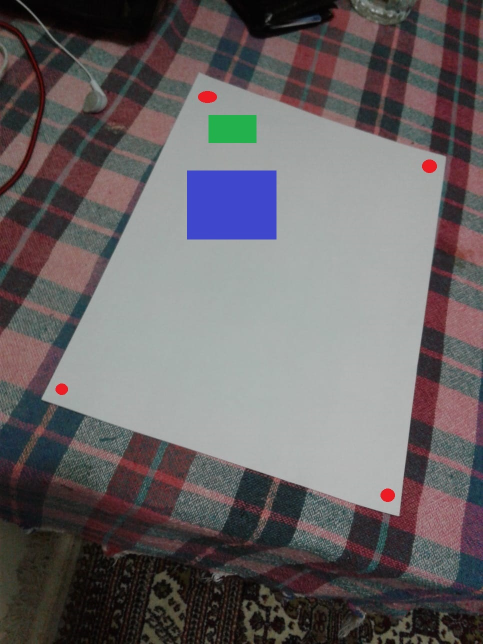
#> input picture 22.jpg, 966 x 1288 px (shown at 1/2 size)
$ python negative.py
#> lines starting #> are read from the running program, lines starting #| are printed output that depends on the picture; after the words box and inside, x2 and y2 are one past the last pixel; in counts of white or black regions, pixels touching at a corner belong together
from os import sys, path
sys.path.append(path.dirname(path.dirname(path.abspath(__file__))))

import math
import copy
import numpy as np
import cv2
from collections import Counter


def roundto(number):
    floatPart = number - int(number)
    if floatPart >= 0.5:
        return int(number) + 1
    return int(number)


def line_intersection(line1, line2):
    xdiff = (line1[0][0] - line1[1][0], line2[0][0] - line2[1][0])
    ydiff = (line1[0][1] - line1[1][1], line2[0][1] - line2[1][1])

    def det(a, b):
        return a[0] * b[1] - a[1] * b[0]

    div = det(xdiff, ydiff)
    if div == 0:
        raise Exception('lines do not intersect')

    d = (det(*line1), det(*line2))
    x = det(d, xdiff) / div
    y = det(d, ydiff) / div
    return x, y


def color_from_rgb(r, g, b):
    if r < 100 and g < 100 and b > 125:
        return "blue"
    if r < 100 and g > 125 and b < 100:
        return "green"
    if r > 120 and g < 100 and b < 100:
        return "red"
    if r > 120 and g > 120 and b > 120:
        return "white"


def player_decision(r, g, b):
    if color_from_rgb(r, g, b) == "green":
        return 1
    if color_from_rgb(r, g, b) == "blue":
        return 2
    if color_from_rgb(r, g, b) == "white":
        return 0
    return -1


showPointDots = False
showCornerPoints = True
showIndexNumbers = False
showCenterDots = True
drawGridLines = True
showBorders = True
showIntersectionPoints = False

# load the image
image = cv2.imread("22.jpg", 1)
#> image is the input picture: shape (1288, 966, 3); mean B, G, R 100.8, 99, 104.1
# image = cv2.imread("1_dot.jpg", 1)
image = cv2.resize(image, (800, 1000))
#> image: shape (1000, 800, 3)
image_original = copy.copy(image)
# white color boundaries (R,B and G)
lower = [120, 120, 120]
upper = [255, 255, 255]

# create NumPy arrays from the boundaries
lower = np.array(lower, dtype="uint8")
upper = np.array(upper, dtype="uint8")

# find the colors within the specified boundaries and apply the mask
mask = cv2.inRange(image, lower, upper)
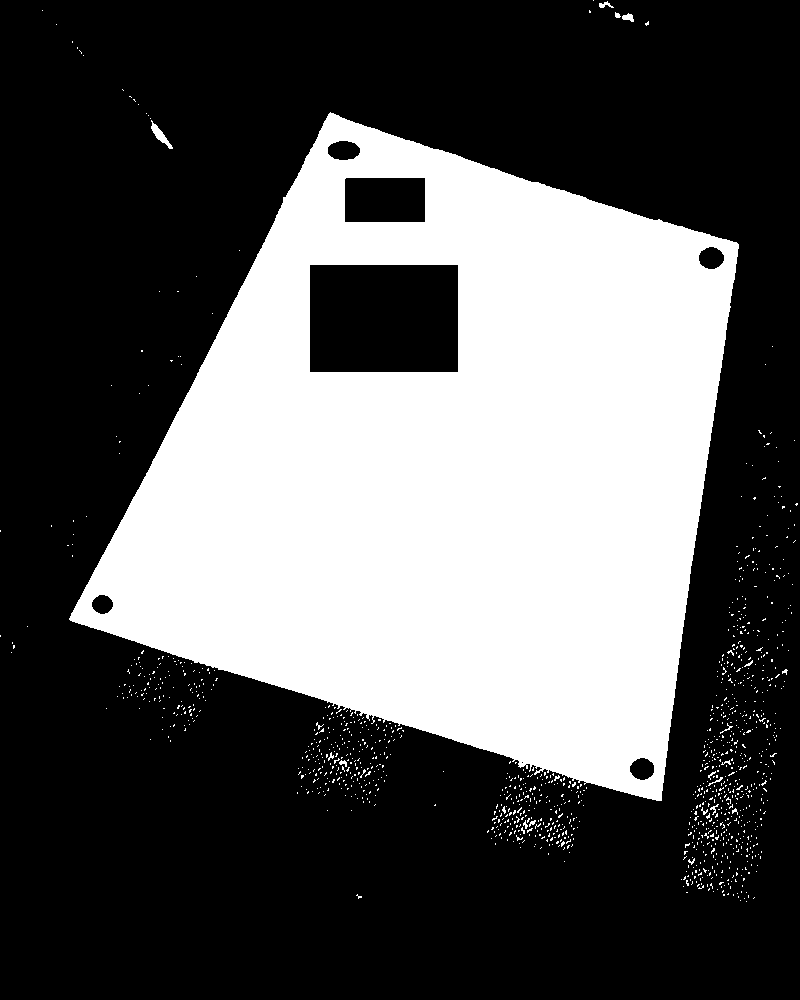
#> mask: shape (1000, 800); 34.5% white; 1235 white regions (1217 under 20 px), largest, box (x1, y1, x2, y2) and area: (69, 112, 739, 801) 271802, (151, 120, 173, 149) 190, (622, 13, 634, 22) 67
output = cv2.bitwise_and(image, image, mask=mask)
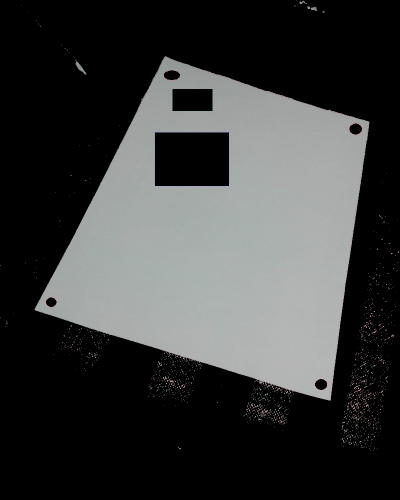
#> output: shape (1000, 800, 3) (shown at 1/2 size); mean B, G, R 58.8, 59.3, 57.9

# cv2.imshow("mask",output)

ret, thresh = cv2.threshold(mask, 127, 255, 0)
thresh = cv2.medianBlur(thresh, 11)
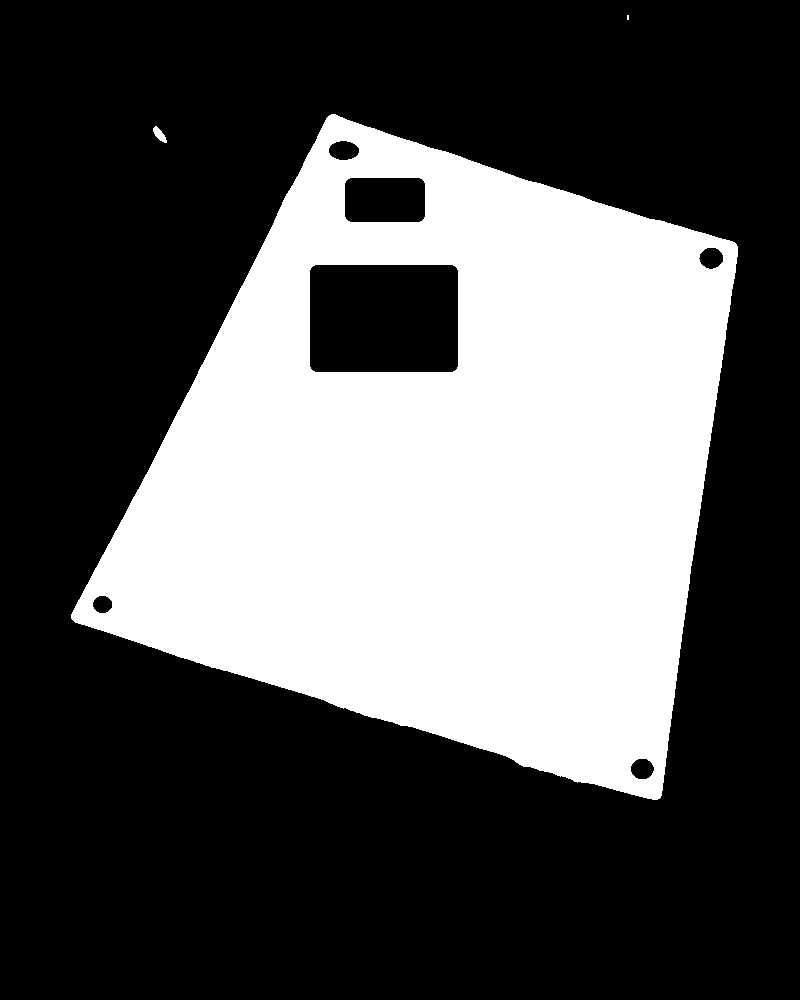
#> thresh: shape (1000, 800); 34% white; 3 white regions (1 under 20 px)

# cv2.imshow("", thresh)
contours, hierarchy = cv2.findContours(thresh, cv2.RETR_EXTERNAL, cv2.CHAIN_APPROX_NONE)
#> contours = 3 contours, 1 with area under 20; largest, box (x1, y1, x2, y2) and area: (71, 114, 738, 800) 291843, (153, 126, 167, 143) 100

intersectionPoints = []
boxes = []

if len(contours) != 0:
    # draw in blue the contours that were founded
    c = max(contours, key=cv2.contourArea)
#> c = contour of 2052 points, box (x1, y1, x2, y2) (71, 114, 738, 800), area 291843

    # get corner points
    epsilon = 0.1 * cv2.arcLength(c, True)
#> epsilon = 232.4
    approx = cv2.approxPolyDP(c, epsilon, True)
#> approx = [[331, 114], [71, 618], [657, 799], [737, 246]]
    # print(approx)

    cornerPoint1 = (approx[0][0][0], approx[0][0][1])
#> cornerPoint1 = (331, 114)
    cornerPoint2 = (approx[1][0][0], approx[1][0][1])
#> cornerPoint2 = (71, 618)
    cornerPoint3 = (approx[3][0][0], approx[3][0][1])
#> cornerPoint3 = (737, 246)
    cornerPoint4 = (approx[2][0][0], approx[2][0][1])
#> cornerPoint4 = (657, 799)

    # persfektif görünüş
    pts1 = np.float32([cornerPoint1, cornerPoint2, cornerPoint3, cornerPoint4])
#> pts1 = [[331, 114], [71, 618], [737, 246], [657, 799]]
    pts2 = np.float32([[0, 0], [500, 0], [0, 600], [500, 600]])
    matrix = cv2.getPerspectiveTransform(pts1, pts2)
#> matrix = [[-0.396, 1.22, -7.78], [1.25, 0.643, -485.6], [-0.000266, 0.000732, 1]]
    perspective = cv2.warpPerspective(image, matrix, (500, 600))
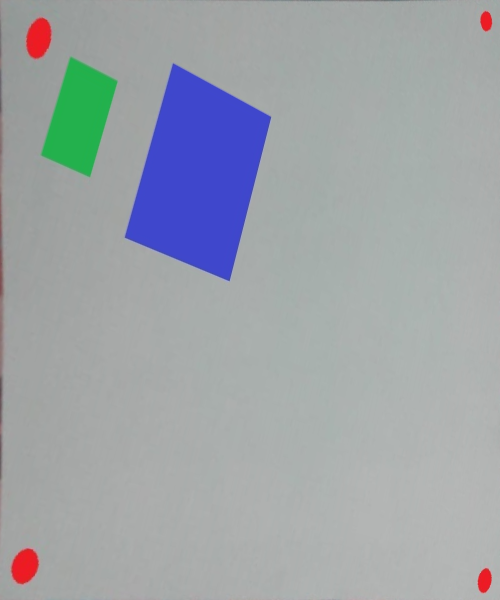
#> perspective: shape (600, 500, 3); mean B, G, R 169.3, 163.7, 158.4

    cv2.imshow("Orginal perspective", perspective)

    cv2.line(image, cornerPoint1, cornerPoint4, 255, 2)
    cv2.line(image, cornerPoint3, cornerPoint2, 255, 2)

    pieceX = abs(roundto((cornerPoint1[0] - cornerPoint4[0]) / 100))
#> in roundto, `floatPart = number - int(number)`: floatPart = -0.26
#> pieceX = 3
    pieceY = abs(roundto((cornerPoint1[1] - cornerPoint4[1]) / 100))
#> pieceY = 6
    print("PieceX ", pieceX)
#| PieceX  3

    newCornerPoint1 = (0, 0)
    prevColor = None
    for iteration in range(0, 101, 1):
        dot = (cornerPoint1[0] + iteration * pieceX, cornerPoint1[1] + iteration * pieceY)
        color = image_original[dot[1], dot[0]]

        curColor = color_from_rgb(color[2], color[1], color[0])

        if prevColor == "red" and curColor == "white":
            newCornerPoint1 = dot
            break

        prevColor = curColor

        print(str(iteration) + "=>" + str(curColor) + "=>" + str(dot))

        cv2.circle(image, dot, 1, (255, 0, 0), -1)
        cv2.putText(image, str(iteration), dot, cv2.FONT_HERSHEY_SIMPLEX, 0.3, (0, 0, 0), 1)
#> this loop made 9 passes
#> (color, curColor, newCornerPoint1) on pass 9: ([155, 156, 152], 'white', (355, 162))
#> (printed output is left out)
#> image: shape (1000, 800, 3); mean B, G, R 101.2, 98.1, 103.2

    # Corner 2
    pieceX = abs(roundto((cornerPoint2[0] - cornerPoint3[0]) / 100))
#> pieceX = 6
    pieceY = abs(roundto((cornerPoint2[1] - cornerPoint3[1]) / 100))
#> pieceY = 4
    print("PieceX ", pieceX)
#| PieceX  6

    newCornerPoint2 = (0, 0)
    prevColor = None
    for iteration in range(0, 101, 1):
        dot = (cornerPoint2[0] + iteration * pieceX, cornerPoint2[1] - iteration * pieceY)
        color = image_original[dot[1], dot[0]]

        curColor = color_from_rgb(color[2], color[1], color[0])

        if prevColor == "red" and curColor == "white":
            newCornerPoint2 = dot
            break

        prevColor = curColor

        print(str(iteration) + "=>" + str(curColor) + "=>" + str(dot))

        cv2.circle(image, dot, 1, (255, 0, 0), -1)
        cv2.putText(image, str(iteration), dot, cv2.FONT_HERSHEY_SIMPLEX, 0.3, (0, 0, 0), 1)
#> this loop made 7 passes
#> (color, curColor, newCornerPoint2) on pass 7: ([168, 166, 172], 'white', (107, 594))
#> (printed output is left out)
#> image: shape (1000, 800, 3); mean B, G, R 101.2, 98.1, 103.2

    pieceX = abs(roundto((cornerPoint3[0] - cornerPoint2[0]) / 100))
#> pieceX = 7
    pieceY = abs(roundto((cornerPoint3[1] - cornerPoint2[1]) / 100))
#> pieceY = 3
    print("PieceX ", pieceX)
#| PieceX  7

    newCornerPoint3 = (0, 0)
    prevColor = None
    for iteration in range(0, 101, 1):
        dot = (cornerPoint3[0] - iteration * pieceX, cornerPoint3[1] + iteration * pieceY)
        color = image_original[dot[1], dot[0]]

        curColor = color_from_rgb(color[2], color[1], color[0])

        if prevColor == "red" and curColor == "white":
            newCornerPoint3 = dot
            break

        prevColor = curColor

        print(str(iteration) + "=>" + str(curColor) + "=>" + str(dot))

        cv2.circle(image, dot, 1, (255, 0, 0), -1)
        cv2.putText(image, str(iteration), dot, cv2.FONT_HERSHEY_SIMPLEX, 0.3, (0, 0, 0), 1)
#> this loop made 7 passes
#> (color, curColor, newCornerPoint3) on pass 7: ([164, 169, 163], 'white', (695, 264))
#> (printed output is left out)
#> image: shape (1000, 800, 3); mean B, G, R 101.2, 98.1, 103.2

    # Corner 4
    pieceX = abs(roundto((cornerPoint4[0] - cornerPoint1[0]) / 100))
#> pieceX = 3
    pieceY = abs(roundto((cornerPoint4[1] - cornerPoint1[1]) / 100))
#> pieceY = 7
    print("PieceX ", pieceX)
#| PieceX  3

    newCornerPoint4 = (0, 0)
    prevColor = None
    for iteration in range(0, 101, 1):
        dot = (cornerPoint4[0] - iteration * pieceX, cornerPoint4[1] - iteration * pieceY)
        color = image_original[dot[1], dot[0]]

        curColor = color_from_rgb(color[2], color[1], color[0])

        if prevColor == "red" and curColor == "white":
            newCornerPoint4 = dot
            break

        prevColor = curColor

        print(str(iteration) + "=>" + str(curColor) + "=>" + str(dot))

        cv2.circle(image, dot, 1, (255, 0, 0), -1)
        cv2.putText(image, str(iteration), dot, cv2.FONT_HERSHEY_SIMPLEX, 0.3, (0, 0, 0), 1)
#> this loop made 7 passes
#> (color, curColor, newCornerPoint4) on pass 7: ([175, 173, 197], 'white', (639, 757))
#> (printed output is left out)
#> image: shape (1000, 800, 3); mean B, G, R 101.1, 98.1, 103.1

    # [8 lines of commented-out code are left out]

    cornerPoint1 = newCornerPoint1
#> cornerPoint1 = (355, 162)
    cornerPoint2 = newCornerPoint2
#> cornerPoint2 = (107, 594)
    cornerPoint3 = newCornerPoint3
#> cornerPoint3 = (695, 264)
    cornerPoint4 = newCornerPoint4
#> cornerPoint4 = (639, 757)

    if showCornerPoints:
        cv2.circle(image, cornerPoint1, 5, (0, 0, 255), -1)
#> image: shape (1000, 800, 3); mean B, G, R 101.1, 98.1, 103.2
        cv2.circle(image, cornerPoint2, 5, (0, 0, 255), -1)
#> image: shape (1000, 800, 3); mean B, G, R 101.1, 98.1, 103.2
        cv2.circle(image, cornerPoint3, 5, (0, 0, 255), -1)
        cv2.circle(image, cornerPoint4, 5, (0, 0, 255), -1)
#> image: shape (1000, 800, 3); mean B, G, R 101.1, 98, 103.2

    if showBorders:
        cv2.line(image, cornerPoint1, cornerPoint2, 255, 2)
        cv2.line(image, cornerPoint3, cornerPoint4, 255, 2)
        cv2.line(image, cornerPoint1, cornerPoint3, 255, 2)
        cv2.line(image, cornerPoint2, cornerPoint4, 255, 2)

    topLen = int(
        math.sqrt(abs(math.pow(cornerPoint1[0] - cornerPoint3[0], 2) - math.pow(cornerPoint1[1] - cornerPoint3[1], 2))))
#> topLen = 324
    bottomLen = int(
        math.sqrt(abs(math.pow(cornerPoint2[0] - cornerPoint4[0], 2) - math.pow(cornerPoint2[1] - cornerPoint4[1], 2))))
#> bottomLen = 506
    leftLen = int(
        math.sqrt(abs(math.pow(cornerPoint1[0] - cornerPoint2[0], 2) - math.pow(cornerPoint1[1] - cornerPoint2[1], 2))))
#> leftLen = 353
    rightLen = int(
        math.sqrt(abs(math.pow(cornerPoint3[0] - cornerPoint4[0], 2) - math.pow(cornerPoint3[1] - cornerPoint4[1], 2))))
#> rightLen = 489

    print("topLen = " + str(topLen) + ", bottomLen = " + str(bottomLen) + ", leftLen = " + str(
        leftLen) + ", rightLen = " + str(rightLen))
#| topLen = 324, bottomLen = 506, leftLen = 353, rightLen = 489

    topPieceLenX = roundto((cornerPoint3[0] - cornerPoint1[0]) / 15)
#> topPieceLenX = 23
    topPieceLenY = roundto((cornerPoint3[1] - cornerPoint1[1]) / 15)
#> topPieceLenY = 7

    bottomPieceLenX = roundto((cornerPoint4[0] - cornerPoint2[0]) / 15)
#> bottomPieceLenX = 35
    bottomPieceLenY = roundto((cornerPoint4[1] - cornerPoint2[1]) / 15)
#> bottomPieceLenY = 11

    leftPieceLenX = roundto((cornerPoint2[0] - cornerPoint1[0]) / 15)
#> leftPieceLenX = -16
    leftPieceLenY = roundto((cornerPoint2[1] - cornerPoint1[1]) / 15)
#> leftPieceLenY = 29

    rightPieceLenX = roundto((cornerPoint4[0] - cornerPoint3[0]) / 15)
#> rightPieceLenX = -3
    rightPieceLenY = roundto((cornerPoint4[1] - cornerPoint3[1]) / 15)
#> rightPieceLenY = 33

    for yrow in range(0, 16, 1):
        pointDotTop = (cornerPoint1[0] + yrow * topPieceLenX, cornerPoint1[1] + yrow * topPieceLenY)
        intersectionPoints.append(pointDotTop)
        if showIndexNumbers:
            cv2.circle(image, pointDotTop, 1, (255, 0, 0), -1)
#> this loop made 16 passes
#> pointDotTop on passes 1 to 8: (355, 162), (378, 169), (401, 176), (424, 183), (447, 190), (470, 197), (493, 204), (516, 211)
#> after the loop, intersectionPoints = [(355, 162), (378, 169), (401, 176), (424, 183), (447, 190), (470, 197), (493, 204), (516, 211), (539, 218), (562, 225), (585, 232), (608, 239), (631, 246), (654, 253), (677, 260), (700, 267)]

    for xrow in range(1, 16, 1):
        # print(i)
        pointDotLeft = (cornerPoint1[0] + xrow * leftPieceLenX, cornerPoint1[1] + xrow * leftPieceLenY)
        pointDotRight = (cornerPoint3[0] + xrow * rightPieceLenX, cornerPoint3[1] + xrow * rightPieceLenY)

        intersectionPoints.append(pointDotLeft)

        if showPointDots:
            cv2.circle(image, pointDotLeft, 1, (255, 0, 0), -1)

        for yrow in range(1, 15, 1):
            pointDotTop = (cornerPoint1[0] + yrow * topPieceLenX, cornerPoint1[1] + yrow * topPieceLenY)
            pointDotBottom = (cornerPoint2[0] + yrow * bottomPieceLenX, cornerPoint2[1] + yrow * bottomPieceLenY)

            # print(pointDotTop, pointDotBottom)
            if drawGridLines:
                cv2.line(image, pointDotTop, pointDotBottom, 255, 1)
                cv2.line(image, pointDotLeft, pointDotRight, 255, 1)

            if showPointDots:
                cv2.circle(image, pointDotTop, 1, (0, 0, 255), -1)
                cv2.circle(image, pointDotBottom, 1, (0, 0, 255), -1)
                cv2.circle(image, pointDotLeft, 1, (0, 0, 255), -1)
                cv2.circle(image, pointDotRight, 1, (0, 0, 255), -1)

            x, y = line_intersection((pointDotTop, pointDotBottom), (pointDotLeft, pointDotRight))
            intersectionPoints.append((roundto(x), roundto(y)))
            if showIntersectionPoints:
                cv2.circle(image, (roundto(x), roundto(y)), 1, (255, 0, 0), -1)
            # print(x, y)

        intersectionPoints.append(pointDotRight)
        if showPointDots:
            cv2.circle(image, pointDotRight, 1, (255, 0, 0), -1)
#> this loop made 15 passes
#> (pointDotLeft, pointDotRight) on passes 1 to 8: ((339, 191), (692, 297)), ((323, 220), (689, 330)), ((307, 249), (686, 363)), ((291, 278), (683, 396)), ((275, 307), (680, 429)), ((259, 336), (677, 462)), ((243, 365), (674, 495)), ((227, 394), (671, 528))
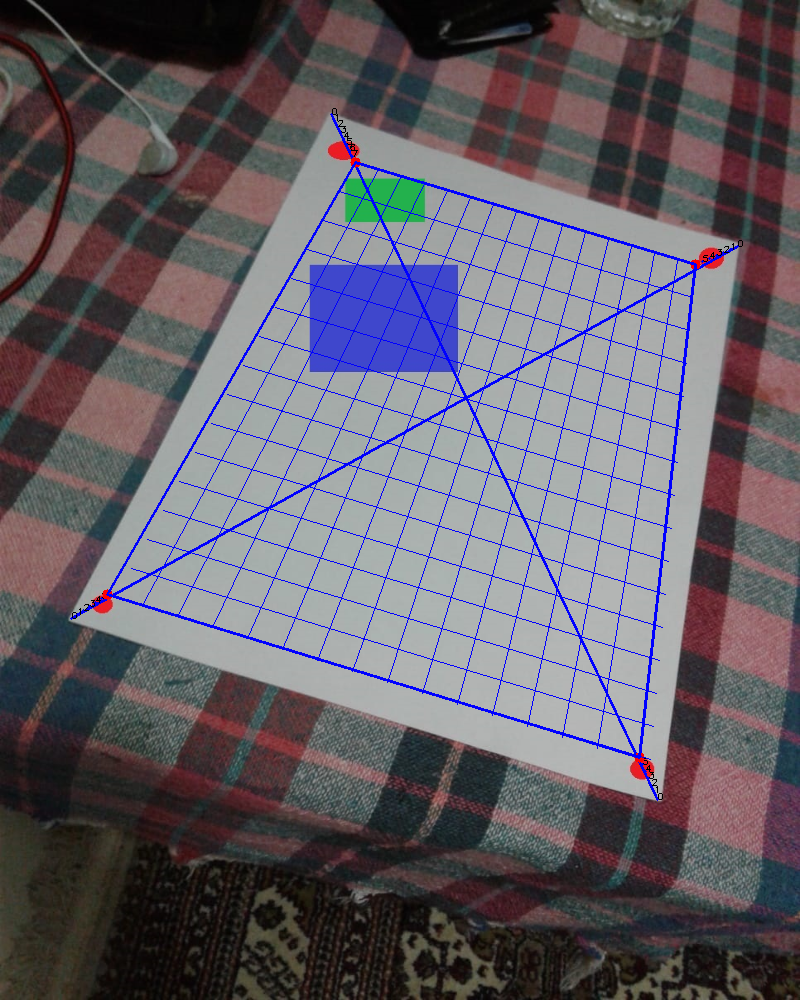
#> image: shape (1000, 800, 3); mean B, G, R 102.9, 94.4, 99.7
#> after the loop, intersectionPoints = 256 pairs, first value 115 to 700, second value 162 to 759

if showIndexNumbers:
    counter = 0
    for point in intersectionPoints:
        # print(point)
        cv2.putText(image, str(counter), point, cv2.FONT_HERSHEY_SIMPLEX, 0.3, (0, 0, 0), 1)
        counter = counter + 1

matrix = []
matrixRow = []

for row in range(0, 15, 1):
    matrixRow = []
    for col in range(0, 15, 1):

        centerColors = []

        current = col + row * 16
        cornerPoint1 = intersectionPoints[current]
        cornerPoint2 = intersectionPoints[current + 17]
        # cv2.line(image, point1, point2, 200, 1)
        middleX = int((cornerPoint1[0] + cornerPoint2[0]) / 2)
        middleY = int((cornerPoint1[1] + cornerPoint2[1]) / 2)
        if showCenterDots:
            cv2.circle(image, (middleX, middleY), 1, (255, 0, 0), -1)
        # print(image_original[middleY, middleX])

        rgb = image_original[middleY, middleX]
        centerColors.append((rgb[2], rgb[1], rgb[0]))

        rgb = image_original[middleY + 1, middleX + 1]
        cv2.circle(image, (middleX + 1, middleY + 1), 1, (255, 0, 0), -1)
        centerColors.append((rgb[2], rgb[1], rgb[0]))

        rgb = image_original[middleY - 1, middleX - 1]
        cv2.circle(image, (middleX - 1, middleY - 1), 1, (255, 0, 0), -1)
        centerColors.append((rgb[2], rgb[1], rgb[0]))

        rgb = image_original[middleY, middleX + 1]
        cv2.circle(image, (middleX, middleY + 1), 1, (255, 0, 0), -1)
        centerColors.append((rgb[2], rgb[1], rgb[0]))

        rgb = image_original[middleY, middleX - 1]
        cv2.circle(image, (middleX, middleY - 1), 1, (255, 0, 0), -1)
        centerColors.append((rgb[2], rgb[1], rgb[0]))

        rgb = image_original[middleY + 1, middleX]
        cv2.circle(image, (middleX + 1, middleY), 1, (255, 0, 0), -1)
        centerColors.append((rgb[2], rgb[1], rgb[0]))

        rgb = image_original[middleY - 1, middleX]
        cv2.circle(image, (middleX - 1, middleY), 1, (255, 0, 0), -1)
        centerColors.append((rgb[2], rgb[1], rgb[0]))

        matrixRow.append(centerColors)

    matrix.append(matrixRow)
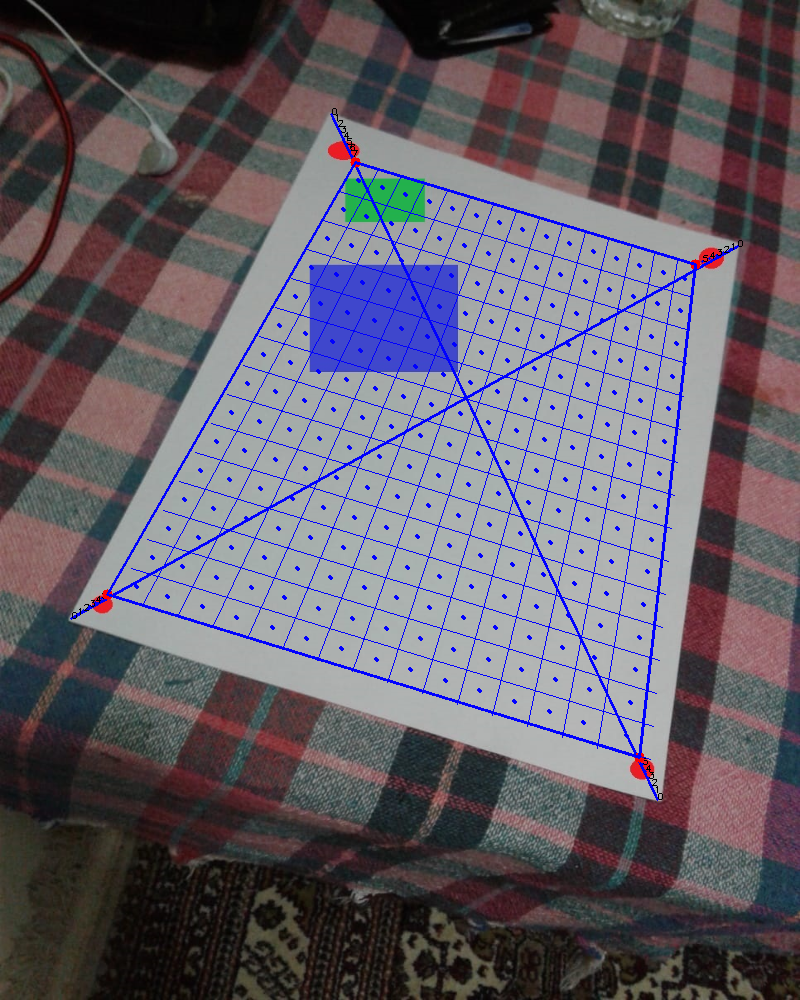
#> image: shape (1000, 800, 3); 0.47% of pixels changed, all inside (x1, y1, x2, y2) = (134, 178, 687, 738)
#> after the loop, matrix = 15 items

# print(matrix)
for row in matrix:
    print(row)
#> this loop made 15 passes
#> (printed output is left out)

print(matrix[0][1])
output = ""
row_dump = []
for row in matrix:
    dump = []
    for col in row:
        player_colors = []
        for clr in col:
            player_colors.append(player_decision(*clr))

        b = Counter(player_colors)
        most = b.most_common(1)[0][0]
        dump.append(str(most))
    row_dump.append("\t".join(dump))
#> after the loop, row_dump = 15 items

output = "\n".join(row_dump)

print(output)

f = open("data.txt", "w")
f.write(output)
f.close()

cv2.imshow('Original Image', image_original)
cv2.imshow('Processed', image)
# cv2.imshow("Cropped", output)

cv2.waitKey(0)
